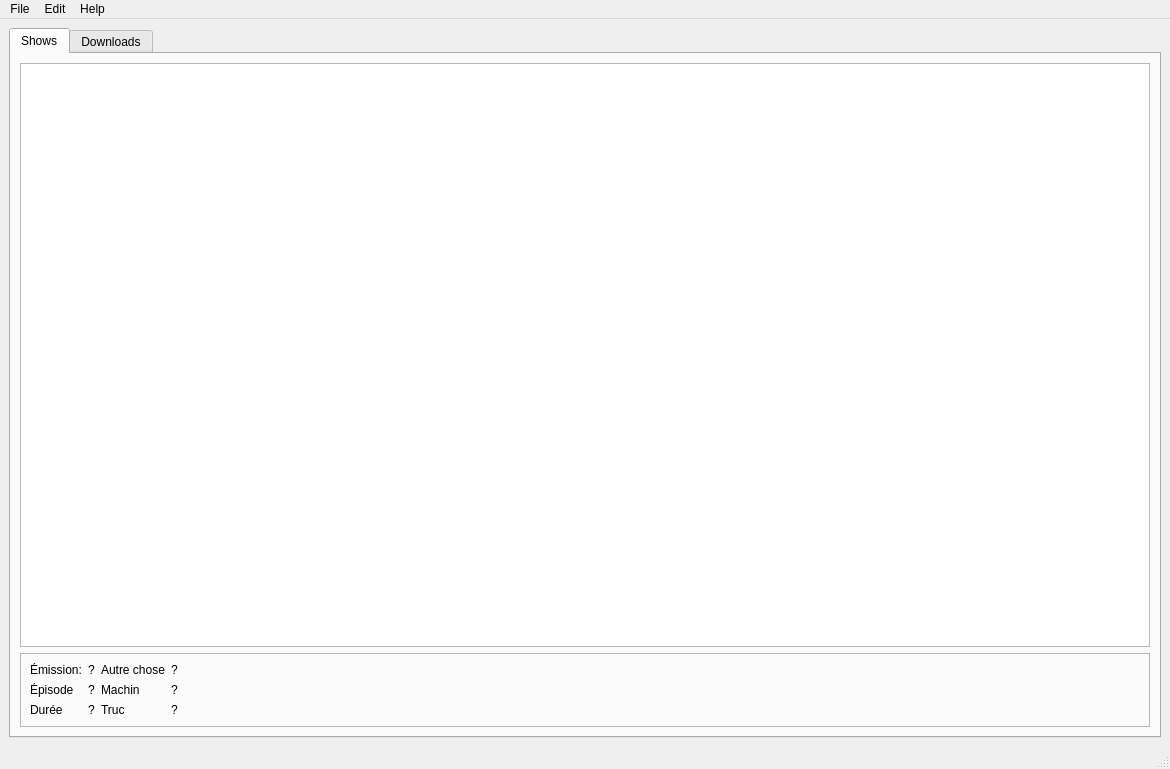
<?xml version="1.0" encoding="UTF-8"?>
<ui version="4.0">
 <class>main_window</class>
 <widget class="QMainWindow" name="main_window">
  <property name="geometry">
   <rect>
    <x>0</x>
    <y>0</y>
    <width>1170</width>
    <height>769</height>
   </rect>
  </property>
  <property name="windowTitle">
   <string>qtoutv</string>
  </property>
  <widget class="QWidget" name="centralwidget">
   <layout class="QHBoxLayout" name="horizontalLayout">
    <item>
     <widget class="QTabWidget" name="main_tabs">
      <property name="currentIndex">
       <number>0</number>
      </property>
      <widget class="QWidget" name="shows_tab">
       <attribute name="title">
        <string>Shows</string>
       </attribute>
       <layout class="QVBoxLayout" name="verticalLayout">
        <item>
         <widget class="QTreeView" name="shows_treeview"/>
        </item>
        <item>
         <widget class="QFrame" name="infos_frame">
          <property name="minimumSize">
           <size>
            <width>0</width>
            <height>0</height>
           </size>
          </property>
          <property name="frameShape">
           <enum>QFrame::StyledPanel</enum>
          </property>
          <property name="frameShadow">
           <enum>QFrame::Raised</enum>
          </property>
          <layout class="QHBoxLayout" name="horizontalLayout_2">
           <item>
            <layout class="QFormLayout" name="formLayout">
             <item row="0" column="0">
              <widget class="QLabel" name="info_emission_label">
               <property name="text">
                <string>Émission:</string>
               </property>
              </widget>
             </item>
             <item row="0" column="1">
              <widget class="QLabel" name="info_emission">
               <property name="text">
                <string>?</string>
               </property>
              </widget>
             </item>
             <item row="1" column="0">
              <widget class="QLabel" name="info_episode_label">
               <property name="text">
                <string>Épisode</string>
               </property>
              </widget>
             </item>
             <item row="1" column="1">
              <widget class="QLabel" name="info_episode">
               <property name="text">
                <string>?</string>
               </property>
              </widget>
             </item>
             <item row="2" column="0">
              <widget class="QLabel" name="info_duree_label">
               <property name="text">
                <string>Durée</string>
               </property>
              </widget>
             </item>
             <item row="2" column="1">
              <widget class="QLabel" name="label_2">
               <property name="text">
                <string>?</string>
               </property>
              </widget>
             </item>
            </layout>
           </item>
           <item>
            <layout class="QFormLayout" name="formLayout_2">
             <item row="0" column="0">
              <widget class="QLabel" name="info_emission_label_2">
               <property name="text">
                <string>Autre chose</string>
               </property>
              </widget>
             </item>
             <item row="0" column="1">
              <widget class="QLabel" name="info_emission_2">
               <property name="text">
                <string>?</string>
               </property>
              </widget>
             </item>
             <item row="1" column="0">
              <widget class="QLabel" name="info_episode_label_2">
               <property name="text">
                <string>Machin</string>
               </property>
              </widget>
             </item>
             <item row="1" column="1">
              <widget class="QLabel" name="info_episode_2">
               <property name="text">
                <string>?</string>
               </property>
              </widget>
             </item>
             <item row="2" column="0">
              <widget class="QLabel" name="info_duree_label_2">
               <property name="text">
                <string>Truc</string>
               </property>
              </widget>
             </item>
             <item row="2" column="1">
              <widget class="QLabel" name="label_3">
               <property name="text">
                <string>?</string>
               </property>
              </widget>
             </item>
            </layout>
           </item>
           <item>
            <spacer name="horizontalSpacer">
             <property name="orientation">
              <enum>Qt::Horizontal</enum>
             </property>
             <property name="sizeHint" stdset="0">
              <size>
               <width>40</width>
               <height>20</height>
              </size>
             </property>
            </spacer>
           </item>
          </layout>
         </widget>
        </item>
       </layout>
      </widget>
      <widget class="QWidget" name="downloads_tab">
       <attribute name="title">
        <string>Downloads</string>
       </attribute>
       <layout class="QVBoxLayout" name="verticalLayout_2">
        <item>
         <widget class="QTableView" name="downloads_table"/>
        </item>
       </layout>
      </widget>
     </widget>
    </item>
   </layout>
  </widget>
  <widget class="QStatusBar" name="statusbar"/>
  <widget class="QMenuBar" name="menubar">
   <property name="geometry">
    <rect>
     <x>0</x>
     <y>0</y>
     <width>1170</width>
     <height>27</height>
    </rect>
   </property>
   <widget class="QMenu" name="menuFile">
    <property name="title">
     <string>File</string>
    </property>
    <addaction name="action_quit"/>
   </widget>
   <widget class="QMenu" name="menuEdit">
    <property name="title">
     <string>Edit</string>
    </property>
    <addaction name="action_preferences"/>
   </widget>
   <widget class="QMenu" name="menuAbout">
    <property name="title">
     <string>Help</string>
    </property>
    <addaction name="action_about"/>
   </widget>
   <addaction name="menuFile"/>
   <addaction name="menuEdit"/>
   <addaction name="menuAbout"/>
  </widget>
  <action name="action_quit">
   <property name="text">
    <string>Quit</string>
   </property>
  </action>
  <action name="action_preferences">
   <property name="text">
    <string>Preferences</string>
   </property>
  </action>
  <action name="action_about">
   <property name="text">
    <string>About</string>
   </property>
  </action>
 </widget>
 <resources/>
 <connections/>
</ui>
